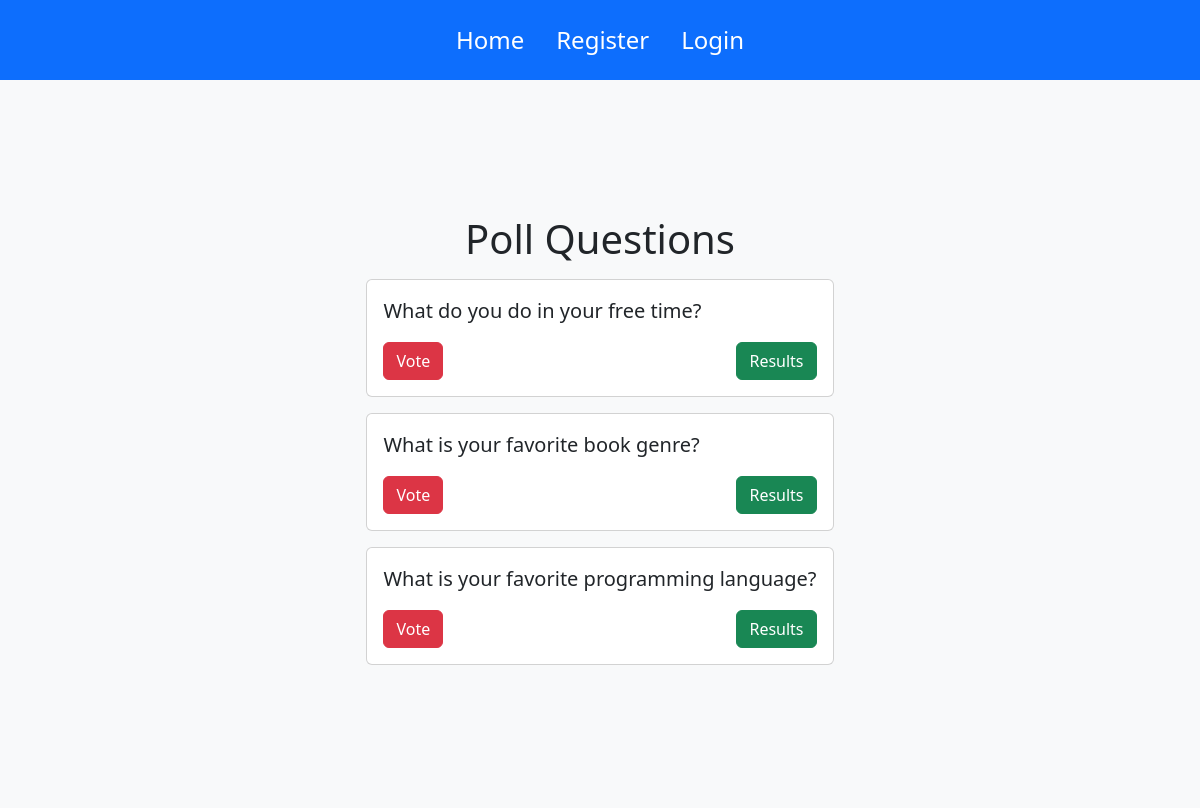
Before: / with the older database file.
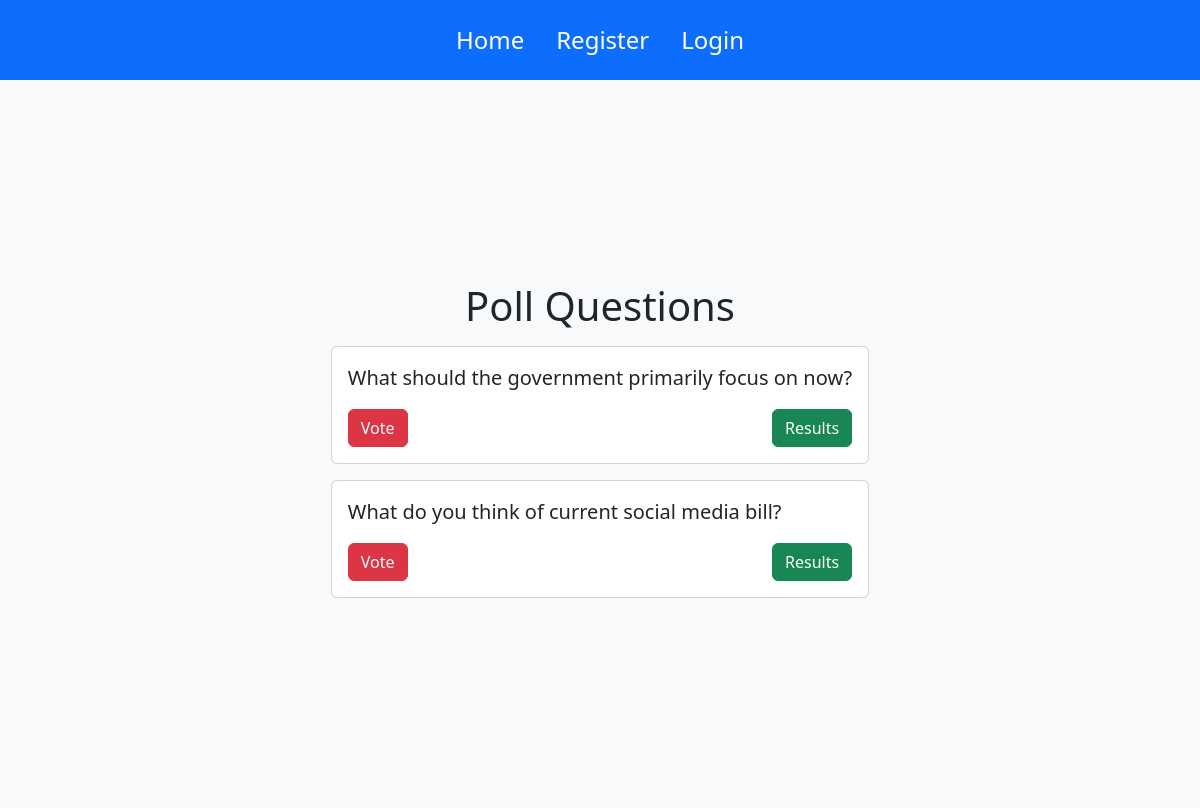
After: the same page with the newer database file.
### app/models.py (models this page shows, shortened)
class Question(models.Model):
  question = models.CharField(max_length = 200)
  published_date = models.DateTimeField('date published')

### app/views.py (the view)
# urls.py: path('',views.index, name = "index"),
def index(request):
  latest_questions = Question.objects.order_by('-published_date')[:5];
  context = {'latest_questions': latest_questions}
  return render(request, 'app/index.html',context)

### templates/app/index.html
{% extends 'base.html' %}
{%block content%}
  <h1 class="text-center mb-3">Poll Questions</h1>
  {% if latest_questions %}
   {% for question in latest_questions%}
    <div class = "card mb-3" >
      <div class="card-body">
        <p class="lead">{{ question.question }}
        </p>
        {%if user.is_authenticated %}
        <a href="{% url 'polls:detail' question.id %}" class="btn btn-danger btn-sn ">Vote</a>
        {%else%}
        <a href="{% url 'polls:login'  %}" class="btn btn-danger btn-sn ">Vote</a>
        {%endif%}
        <a href="{% url 'polls:results' question.id %}" class="btn btn-success btn-sn float-end">Results</a>
      </div>
    </div>
   {%endfor%}
  {%else %}
    <p>No questions available</p>
  {%endif%}
{%endblock%}

Changed rows visible on the page:
removed Question: question "What do you do in your free time?"
removed Question: question "What is your favorite book genre?"
removed Question: question "What is your favorite programming language?"
added Question: question "What should the government primarily focus on now?"
added Question: question "What do you think of current social media bill?"
